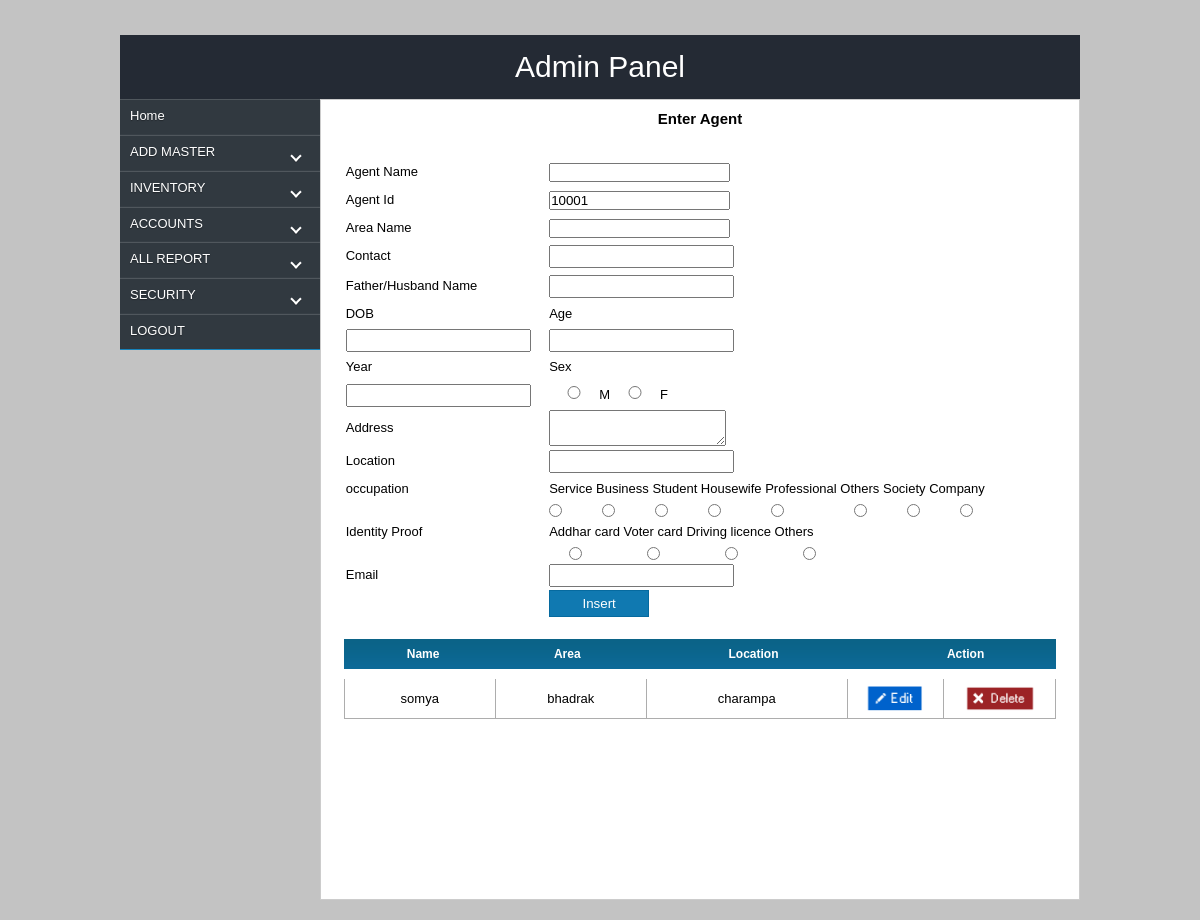
/admin/area.php (signed in), run on the app's committed database.
### tables this page shows
CREATE TABLE IF NOT EXISTS `area` (
  `slno` int(10) NOT NULL AUTO_INCREMENT,
  `area` varchar(200) NOT NULL,
  `address` varchar(200) NOT NULL,
  `introducer_name` varchar(200) NOT NULL,
  `introducer_id` int(100) NOT NULL,
  `phone` int(20) NOT NULL,
  `fatname` varchar(200) NOT NULL,
  `dob` date NOT NULL,
  `age` varchar(10) NOT NULL,
  `year` varchar(10) NOT NULL,
  `sex` varchar(200) NOT NULL,
  `occupation` varchar(200) NOT NULL,
  `iproof` varchar(200) NOT NULL,
  `email` varchar(200) NOT NULL,
  `location` varchar(200) NOT NULL,
  PRIMARY KEY (`slno`)
);

### admin/area.php (the view, shortened to what this page needs)
<?php
if(!$_SESSION['user'])
{
header("location:../index.php");
}
else
{
 ?>
<html>
<head>
<link href="css/style.css" rel="stylesheet"  type="text/css"/>
<link rel="stylesheet" type="text/css" media="all" href="jsDatePick_ltr.min.css" />
</head>
<body>
    <div id="wrapper">
       <div id="header">Admin Panel</div>
	   <div id="con">
         <div id="container" style="font-size: 10px;">
            <div id="lcontainer">
                <?php include_once('menu.php');?>
            </div>
            <div id="rcontainer" align="middle">
                <div class="content2">
				<h3>Enter Agent</h3>
				</div>
				<div class="content3">
				    <form name="f" action="area_action.php" method="post" enctype="multipart/form-data">
				    <table class="table">
				     <tr>
				      <td>Agent Name</td>
				      <td><input type="text" name="introducer" required ></td>
				     </tr>
				     <tr>
				      <td>Agent Id</td>
				      <?php
				      $fetintroducerid=mysql_query("select MAX(introducer_id) as id  from `area`");
				      $resintroducerid=mysql_fetch_array($fetintroducerid );
				      $id=$resintroducerid['id'];
				      $nextid=$id+1;
				      ?>
				      <td><input type="text" name="id" value="<?php echo $nextid;?>" readonly></td>
				     </tr>
				     <tr>
				      <td>Area Name</td>
				      <td><input type="text" name="area" required ></td>
				     </tr>
				     <tr>
					    <td>Contact</td>
					    <td><input type="text" name="phone" id="phone" onKeyPress="return numbersonly(event)" class="text"/></td>
					</tr>
					<tr>
					<tr>
					    <td>Father/Husband Name</td>
					    <td>
						<input type="text" name="fatname" id="fatname" class="text"/>
						</td>
					</tr>
					<tr>
					    <td>DOB</td>
					    <td>Age</td>
					</tr>
					<tr>
					    <td><input type="text" name="dob" id="inputField" class="text"/></td>
					    <td><input type="text" name="age" id="age" class="text"/></td>
					</tr>
					<tr>
					    <td>Year</td>
					    <td>Sex</td>
					</tr>
					<tr>
					    <td><input type="text" name="year" id="year" class="text"/></td>
					    <td><input type="radio" name="sex" id="sex" class="text" value="m" style="width: 50px;"/>M<input type="radio" name="sex" id="sex" value="f" class="text" style="width: 50px;"/>F</td>
					</tr>
					<tr>
					    <td>Address</td>
					    <td>
						<textarea name="address" id="address" class="text" style="width:177px;"></textarea>
					    </td>
					</tr>
					<tr>
					    <td>Location</td>
					    <td>
					     <input type="text" name="location" id="locatio" class="text"/>
					    </td>
					</tr>
					<tr>
					    <td>occupation</td>
					    <td>
					      Service Business Student Housewife Professional Others Society Company
					    </td>
					</tr>
					<tr>
					    <td></td>
					    <td>
						<input type="radio" name="occupation" id="occupation" value="service" style="float: left; margin-right: 40px;" class="text"/>
						<input type="radio" name="occupation" id="occupation" value="business" style="float: left; margin-right: 40px;" class="text"/>
						<input type="radio" name="occupation" id="occupation" value="student" style="float: left; margin-right: 40px;" class="text"/>
						<input type="radio" name="occupation" id="occupation" value="housewife" style="float: left; margin-right: 50px;" class="text"/>
						<input type="radio" name="occupation" id="occupation" value="professional" style="float: left; margin-right: 70px;" class="text"/>
						<input type="radio" name="occupation" id="occupation" value="others" style="float: left; margin-right: 40px;" class="text"/>
						<input type="radio" name="occupation" id="occupation" value="society" style="float: left; margin-right: 40px;" class="text"/>
						<input type="radio" name="occupation" id="occupation" value="company" style="float: left; margin-right: 40px;" class="text"/>
					    </td>
					</tr>
					<tr>
					    <td>Identity Proof</td>
					    <td>Addhar card  Voter card  Driving licence  Others</td>
					</tr>
					<tr>
					 <td></td>
					    <td>
					     <input type="radio" name="iproof" id="iproof" class="text" value="addharcard" style="margin-left: 20px; float: left;"/>
					     <input type="radio" name="iproof" id="iproof" class="text" value="votercard" style="margin-left: 65px; float: left;"/>
					     <input type="radio" name="iproof" id="iproof" class="text" value="dl" style="margin-left: 65px; float: left;"/>
					     <input type="radio" name="iproof" id="iproof" class="text" value="others" style="margin-left: 65px; float: left;"/>
					    </td>
					</tr>
					<tr>
					    <td>Email</td>
					    <td><input type="email" name="email" id="email" class="text"/></td>
					</tr>
						<td>&nbsp;</td>
					    <td><input type="submit" name="submit" value="Insert" class="btn"></td>
					</tr>
				    </table>
				    </form>
				    <table class="table" cellpadding="0" cellspacing="0" style="line-height:2.5;">
					<tr style="background:url(image/yellow.png); color:#fff; height:25px; font-size:12px;">
					    <th>Name</th>
						<th>Area</th>
						<th>Location</th>
					    <th colspan="2">Action</th>
					</tr>
				    </table>
				    <div id="content2" style="height:220px; overflow:auto; overflow-x:hidden; background:none; padding-top:0px; padding-bottom:0px;">
				    <table class="table" cellspacing="0" cellpadding="0" style="line-height:3; margin-top:0px; " >
					<?php
					$fet=mysql_query("select * from `area`");
					while($res=mysql_fetch_array($fet)){
					?>
					<tr>
					    <td style="width: 150px;" class="td"><?php echo $res['introducer_name'];?></td>
					    <td style="width: 150px;" class="td"><?php echo $res['area'];?></td>
					    <td class="td" style="width: 200px;"><?php echo $res['location'];?></td>
					    <td  class="td"><a href="area_edit.php?id=<?php echo $res['slno'];?>"><img src="image/edit.png" width="60"></a></td>
					    <td onClick="delete_data(<?php echo $res['slno']; ?>)" class="td" style="border-right:1px solid #adadad;"><img src="image/delete.png" width="70"></td>
					</tr><?php }?>
				    </table>
				    </div>
				    </div>
				</div>
	     </div>
        </div>
  </div>
</body>
</html>
 <?php
 }
 ?>

### admin/css/style.css (style rules this page uses)
* { margin:0px; padding:0px; }
body { background:url('../image/yllw.jpg') no-repeat; background-size:100% 100%; background:#c3c3c3; }
#wrapper { width:960px;margin:0 auto; margin-top:35px; }
#header { width:930px; height:auto; padding:15px; background:rgba(255,255,255,0.5); text-align: center; font-family: fantasy; font-family:arial;font-size:30px; background:#333; color:#fff; background:#242a34; }
#con { width:100%; height:auto; float:left; margin-bottom:20px; }
#container { width:960px; margin:auto; background:#fff; }
#lcontainer { width:200px; float: left; height:auto; background:rgba(255,255,225,0.5); }
#rcontainer { width:758px; float:left; min-height:500px;height:auto; background:#fff; border:1px solid #ccc; }
.table { font-family:arial; font-size:13px; width:400px; height:0px; margin-top:20px; margin-bottom:10px; line-height:2; width:100%; }
h3 { font-family:arial; font-size:15px; width:300px; }
.text { padding:2px; }
.td { border-left:1px solid #adadad; border-bottom:1px solid #adadad; text-align:center; }
.btn { width:60px; padding:2px; }

### admin/styles.css (style rules this page uses)
.content2 { width:90%; height:auto; float:left; font-family:arial; font-size:14px; margin-top:10px; margin-left:5%; }
.content3 { width:94%; height:auto; float:left; margin-top:10px; font-family:arial; margin-left:3%; }
.btn { width:100px; height:auto; float:left; padding:5px; background:#1079b1; border:none; color:#fff; text-align:center; font-family:Arial, Helvetica, sans-serif; border:1px solid #066a9f; }

### data on the page
area: introducer_name "somya", area "bhadrak", location "charampa"
